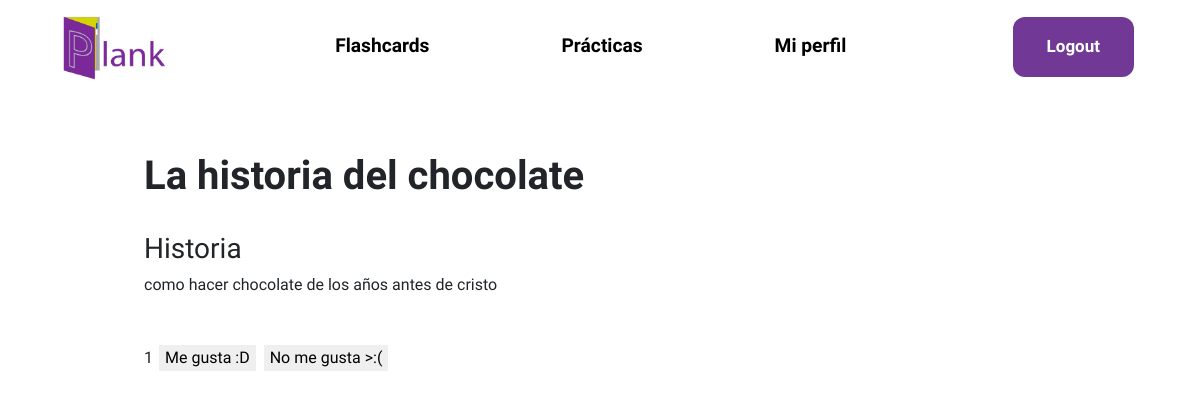
The page /flashcard/12/ (signed in) on the database as committed earlier.
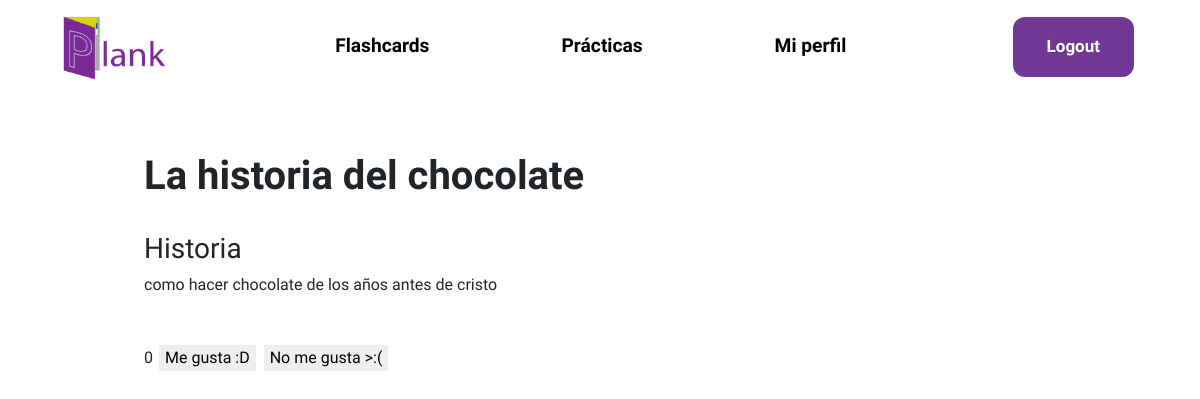
The same page on the database as committed later.
### usuario/models.py (models this page shows, shortened)
class Herramienta(models.Model):
    user = models.ForeignKey(User,null = True, on_delete=models.SET_NULL)
    filtro = models.CharField(choices = ELECCION_TEMAS, max_length=50, default=('Matemáticas',('Álgebra','Álgebra')))
    titulo = models.CharField(max_length=100, blank=False,default='')
    descripcion = models.CharField(max_length=100, blank= False)
    visible = models.BooleanField(default=True)
    voto = models.IntegerField(default=0)
    thumbnail = models.ImageField(default="planky.png",null=True,blank=True)
    class Meta:
        abstract = True

class Flashcard(Herramienta):
    contenido = tinymce_models.HTMLField()  #Para el editor de texto

### core/views.py (the view)
# urls.py: path("flashcard/<int:id>/",login_required(views.flashcard),name="flashcard"),
def flashcard(request,id):
    flashcard = Flashcard.objects.get(id=id)
    voto = VotoFlash.voted(flashcard,request.user)
    return render(request,"core/flashcard.html",{"flash":flashcard,"voto":voto})

### voto/models.py (called while the page is built)
    def voted(id_flashcard,usuario):
        try:
            voto = VotoFlash.objects.get(id_flashcard=id_flashcard,usuario = usuario)
        except:
            voto = None
        finally:
            if voto != None:
                if voto.positivo:
                    return 1
                else:
                    return 0
            else:
                return -1

### core/templates/core/flashcard.html (shortened to what this page needs)
{% extends 'core/layout.html' %}
{% load static %}
{%block cssPath%}
<link rel="stylesheet" href="{% static 'core/styleContent.css' %}"  type="text/css"/>
{%endblock cssPath%}
{% block body %}
<div class="document-container">
    <h1 id="titulo">{{flash.titulo}}</h1>
    <br>
    <h3>{{flash.filtro}}</h3>
    <div>{{flash.descripcion}}</div>
    <br>
    <br>
    <div class="like-dislike">
        <p class="votos" id="votos">{{flash.voto}}</p>
        <button class="voto" id="positivo" data-catid="{{flash.id}}" {% if voto == 1%} value="selected" {%else%} value="unselected" {%endif%}>Me gusta :D</button>
        <button class="voto" id="negativo" data-catid="{{flash.id}}" {% if voto == 0%} value="selected" {%else%} value="unselected" {%endif%}>No me gusta >:(</button>
    </div>
</div>
{% endblock body %}

Rows that differ between the two databases and show on the page:
changed Flashcard "La historia del chocolate": voto "1" → "0"
